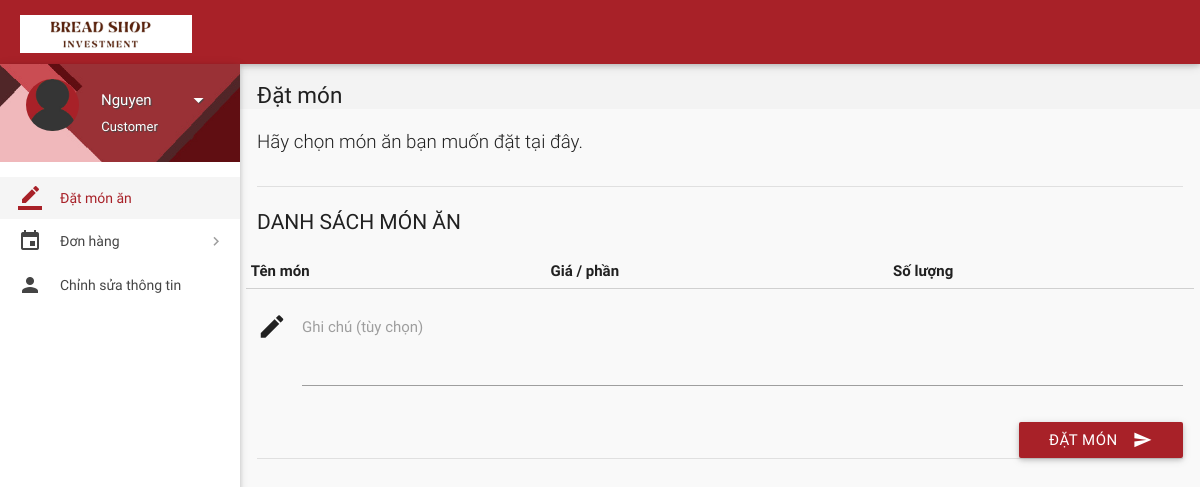
Before: /index.php (signed in) with the older database file.
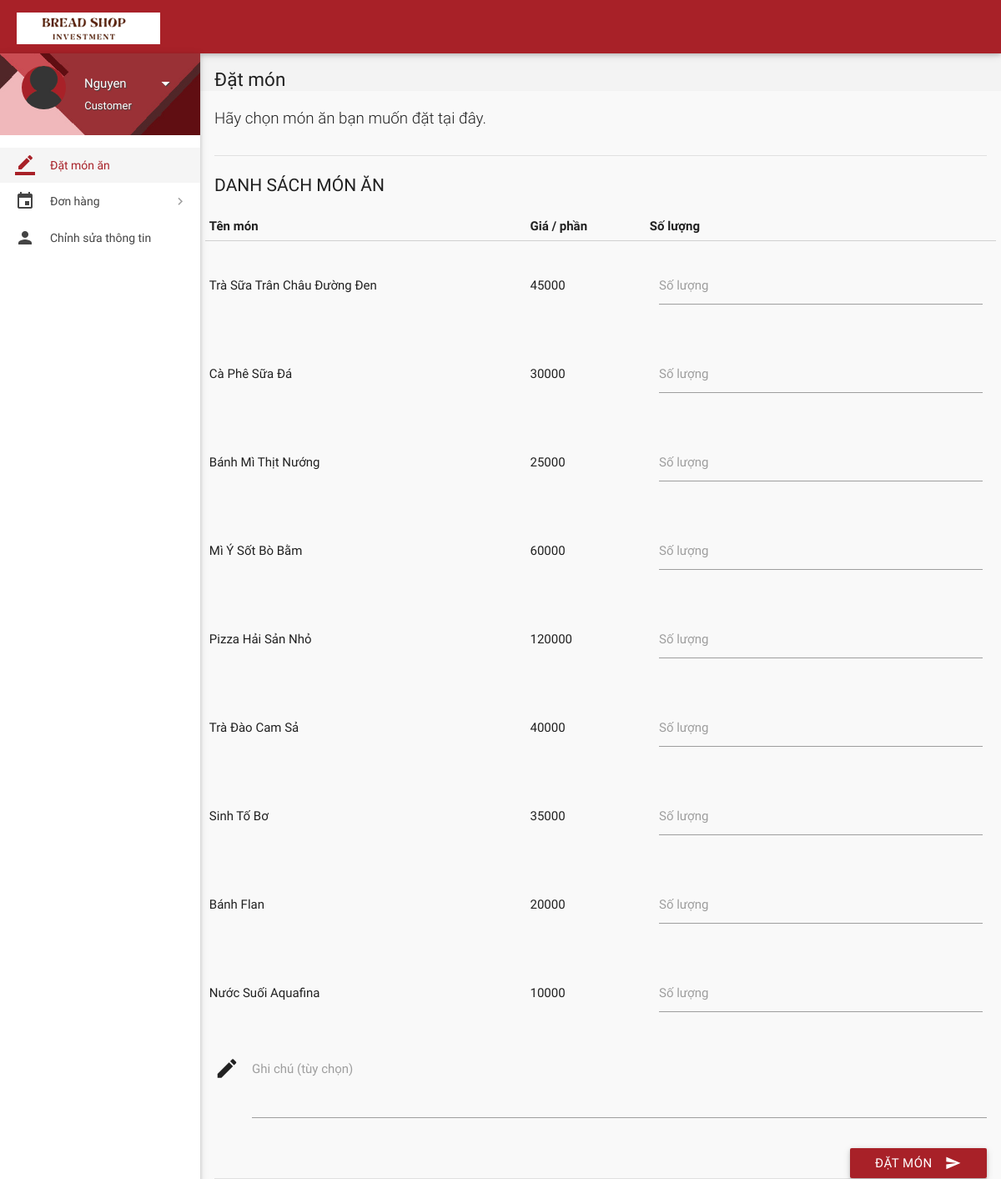
After: the same page with the newer database file.
### tables this page shows
CREATE TABLE `items` (
  `id` int(11) NOT NULL,
  `name` varchar(255) NOT NULL,
  `price` int(11) NOT NULL,
  `deleted` tinyint(1) DEFAULT 0
);

### includes/connect.php (called while the page is built, shortened)
<?php
$name = $_SESSION['name'] ?? '';
$role = $_SESSION['role'] ?? '';
?>

### index.php (the view, shortened to what this page needs)
<?php
include 'includes/connect.php';
if($_SESSION['customer_sid']==session_id())
{
?>
<!DOCTYPE html>
<html lang="vi">
<head>
  <link href="css/materialize.min.css" type="text/css" rel="stylesheet" media="screen,projection">
  <link href="css/style.min.css" type="text/css" rel="stylesheet" media="screen,projection">
  <link href="css/custom/custom.min.css" type="text/css" rel="stylesheet" media="screen,projection">
  <link href="js/plugins/perfect-scrollbar/perfect-scrollbar.css" type="text/css" rel="stylesheet" media="screen,projection">
  <link href="js/plugins/data-tables/css/jquery.dataTables.min.css" type="text/css" rel="stylesheet" media="screen,projection">
</head>
<body>
  <header id="header" class="page-topbar">
    <div class="navbar-fixed">
      <nav class="navbar-color">
        <div class="nav-wrapper">
          <ul class="left">
            <li>
              <h1 class="logo-wrapper">
                <a href="index.php" class="brand-logo darken-1">
                  <img src="images/logo.png" alt="logo">
                </a>
              </h1>
            </li>
          </ul>
        </div>
      </nav>
    </div>
  </header>
  <div id="main">
    <div class="wrapper">
      <aside id="left-sidebar-nav">
        <ul id="slide-out" class="side-nav fixed leftside-navigation">
          <li class="user-details cyan darken-2">
            <div class="row">
              <div class="col s4">
                <img src="images/avatar.jpg" alt="" class="circle responsive-img valign profile-image">
              </div>
              <div class="col s8">
                <a class="btn-flat dropdown-button waves-effect waves-light white-text profile-btn" href="#" data-activates="profile-dropdown">
                  <?php echo $name;?> <i class="mdi-navigation-arrow-drop-down right"></i>
                </a>
                <p class="user-roal"><?php echo $role;?></p>
              </div>
            </div>
          </li>
          <li class="bold active">
            <a href="index.php" class="waves-effect waves-cyan"><i class="mdi-editor-border-color"></i> Đặt món ăn</a>
          </li>
          <li class="no-padding">
            <ul class="collapsible collapsible-accordion">
              <li class="bold">
                <a class="collapsible-header waves-effect waves-cyan"><i class="mdi-editor-insert-invitation"></i> Đơn hàng</a>
              </li>
            </ul>
          </li>
          <li class="bold">
            <a href="details.php" class="waves-effect waves-cyan"><i class="mdi-social-person"></i> Chỉnh sửa thông tin</a>
          </li>
        </ul>
      </aside>
      <section id="content">
        <div id="breadcrumbs-wrapper">
          <div class="container">
            <div class="row">
              <div class="col s12">
                <h5 class="breadcrumbs-title">Đặt món</h5>
              </div>
            </div>
          </div>
        </div>
        <div class="container">
          <p class="caption">Hãy chọn món ăn bạn muốn đặt tại đây.</p>
          <div class="divider"></div>
          <form class="formValidate" id="formValidate" method="post" action="place-order.php" novalidate="novalidate">
            <div class="row">
              <div class="col s12 m4 l3">
                <h4 class="header">Danh sách món ăn</h4>
              </div>
              <div>
                <table id="data-table-customer" class="responsive-table display" cellspacing="0">
                  <thead>
                    <tr>
                      <th>Tên món</th>
                      <th>Giá / phần</th>
                      <th>Số lượng</th>
                    </tr>
                  </thead>
                  <tbody>
                    <?php
                    $result = mysqli_query($con, "SELECT * FROM items where  deleted = 0;");
                    while($row = mysqli_fetch_array($result))
                    {
                      echo '<tr><td>'.$row["name"].'</td><td>'.$row["price"].'</td>';
                      echo '<td><div class="input-field col s12"><label for='.$row["id"].' class="">Số lượng</label>';
                      echo '<input id="'.$row["id"].'" name="'.$row['id'].'" type="text" data-error=".errorTxt'.$row["id"].'"><div class="errorTxt'.$row["id"].'"></div></td></tr>';
                    }
                    ?>
                  </tbody>
                </table>
              </div>
              <div class="input-field col s12">
                <i class="mdi-editor-mode-edit prefix"></i>
                <textarea id="description" name="description" class="materialize-textarea"></textarea>
                <label for="description" class="">Ghi chú (tùy chọn)</label>
              </div>
              <div class="input-field col s12">
                <button class="btn cyan waves-effect waves-light right" type="submit" name="action">
                  Đặt món
                  <i class="mdi-content-send right"></i>
                </button>
              </div>
            </div>
          </form>
          <div class="divider"></div>
        </div>
      </section>
    </div>
  </div>
</body>
</html>
<?php
}
?>

Changed rows visible on the page:
added items: name "Trà Sữa Trân Châu Đường Đen", price "45000"
added items: name "Cà Phê Sữa Đá", price "30000"
added items: name "Bánh Mì Thịt Nướng", price "25000"
added items: name "Mì Ý Sốt Bò Bằm", price "60000"
added items: name "Pizza Hải Sản Nhỏ", price "120000"
added items: name "Trà Đào Cam Sả", price "40000"
added items: name "Sinh Tố Bơ", price "35000"
added items: name "Bánh Flan", price "20000"
added items: name "Nước Suối Aquafina", price "10000"
